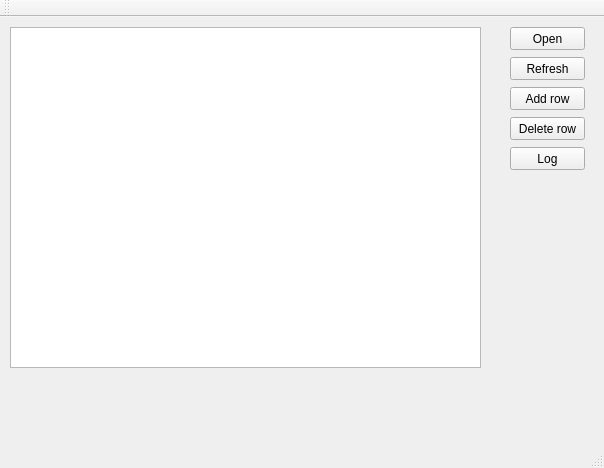
<?xml version="1.0" encoding="UTF-8"?>
<ui version="4.0">
 <class>UgraMed</class>
 <widget class="QMainWindow" name="UgraMed">
  <property name="geometry">
   <rect>
    <x>0</x>
    <y>0</y>
    <width>604</width>
    <height>468</height>
   </rect>
  </property>
  <property name="windowTitle">
   <string>UgraMed</string>
  </property>
  <widget class="QWidget" name="centralWidget">
   <widget class="QTableView" name="tableView">
    <property name="geometry">
     <rect>
      <x>10</x>
      <y>10</y>
      <width>471</width>
      <height>341</height>
     </rect>
    </property>
   </widget>
   <widget class="QLabel" name="logLabel">
    <property name="geometry">
     <rect>
      <x>10</x>
      <y>370</y>
      <width>401</width>
      <height>31</height>
     </rect>
    </property>
    <property name="text">
     <string/>
    </property>
   </widget>
   <widget class="QPushButton" name="openButton">
    <property name="geometry">
     <rect>
      <x>510</x>
      <y>10</y>
      <width>75</width>
      <height>23</height>
     </rect>
    </property>
    <property name="text">
     <string>Open</string>
    </property>
   </widget>
   <widget class="QPushButton" name="refreshButton">
    <property name="geometry">
     <rect>
      <x>510</x>
      <y>40</y>
      <width>75</width>
      <height>23</height>
     </rect>
    </property>
    <property name="text">
     <string>Refresh</string>
    </property>
   </widget>
   <widget class="QPushButton" name="addRowButton">
    <property name="geometry">
     <rect>
      <x>510</x>
      <y>70</y>
      <width>75</width>
      <height>23</height>
     </rect>
    </property>
    <property name="text">
     <string>Add row</string>
    </property>
   </widget>
   <widget class="QPushButton" name="deleteRowButton">
    <property name="geometry">
     <rect>
      <x>510</x>
      <y>100</y>
      <width>75</width>
      <height>23</height>
     </rect>
    </property>
    <property name="text">
     <string>Delete row</string>
    </property>
   </widget>
   <widget class="QPushButton" name="logButton">
    <property name="geometry">
     <rect>
      <x>510</x>
      <y>130</y>
      <width>75</width>
      <height>23</height>
     </rect>
    </property>
    <property name="text">
     <string>Log</string>
    </property>
   </widget>
  </widget>
  <widget class="QMenuBar" name="menuBar">
   <property name="geometry">
    <rect>
     <x>0</x>
     <y>0</y>
     <width>604</width>
     <height>21</height>
    </rect>
   </property>
  </widget>
  <widget class="QToolBar" name="mainToolBar">
   <attribute name="toolBarArea">
    <enum>TopToolBarArea</enum>
   </attribute>
   <attribute name="toolBarBreak">
    <bool>false</bool>
   </attribute>
  </widget>
  <widget class="QStatusBar" name="statusBar"/>
 </widget>
 <layoutdefault spacing="6" margin="11"/>
 <resources/>
 <connections/>
</ui>
